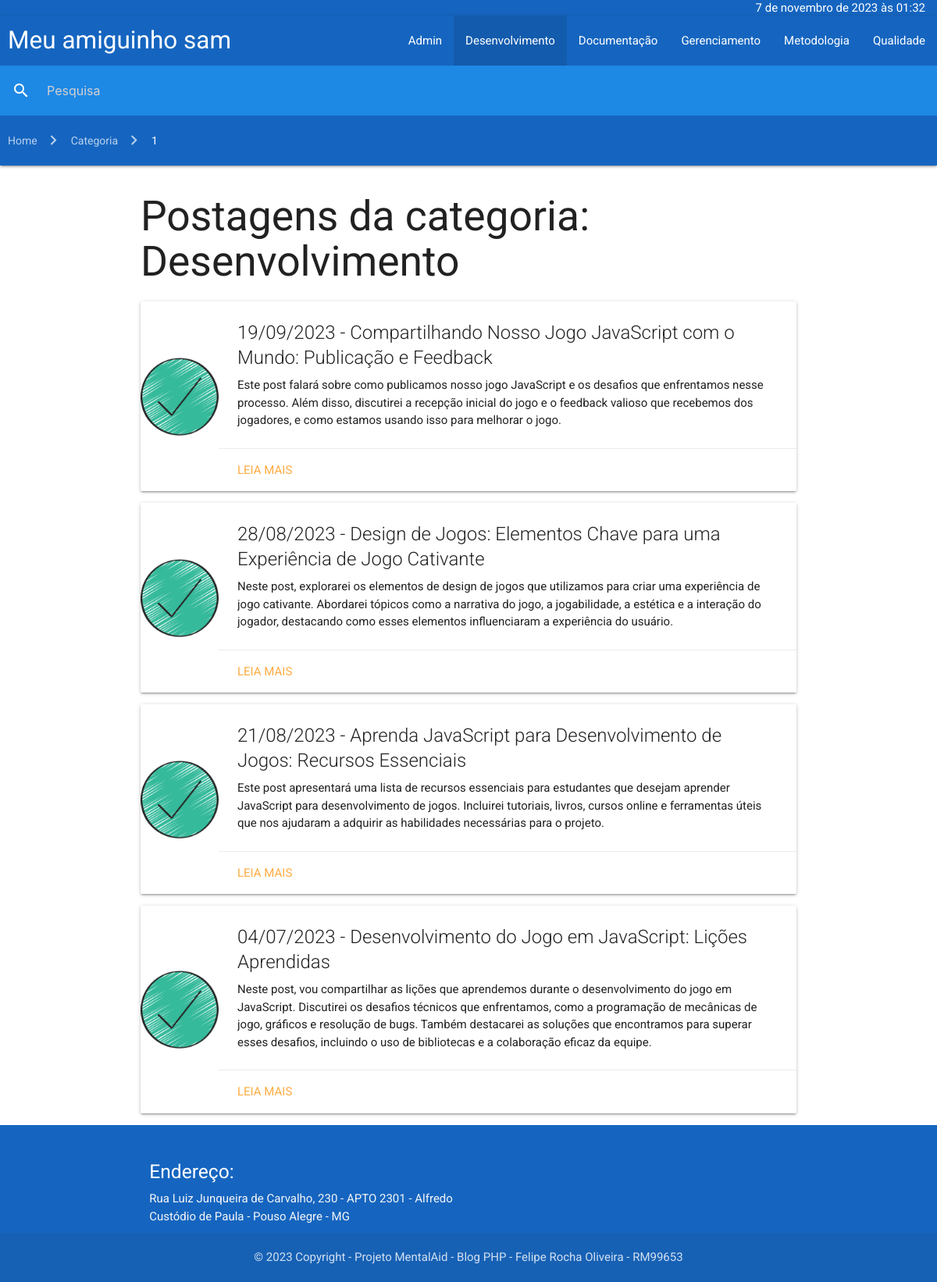
Page /categories/?id=1 on the committed database.
### tables this page shows
CREATE TABLE `categories` (
  `id` bigint(20) NOT NULL AUTO_INCREMENT,
  `name` varchar(100) NOT NULL,
  PRIMARY KEY (`id`)
);

CREATE TABLE `posts` (
  `id` bigint(20) NOT NULL AUTO_INCREMENT,
  `title` varchar(100) NOT NULL,
  `category_id` bigint(20) NOT NULL,
  `date_publication` date NOT NULL,
  `content` longtext NOT NULL,
  `image` varchar(150) NOT NULL,
  PRIMARY KEY (`id`),
  KEY `posts_FK` (`category_id`),
  CONSTRAINT `posts_FK` FOREIGN KEY (`category_id`) REFERENCES `categories` (`id`) ON UPDATE CASCADE
);

### core/DateFormat.php (called while the page is built, shortened)
<?php
class DateFormat
{
    private DateTime $date;
    private string $locale;
    private string $timezone;
    public function __construct(string $date = 'now')
    {
        $this->date = new DateTime($date);
    }
    public function setLocale(string $locale): void
    {
        $this->locale = $locale;
    }
    public function setTimezone(string $timezone): void
    {
        $this->timezone = $timezone;
    }
    public function formatFullDatetime(): string
    {
        $formatter = new IntlDateFormatter(
            $this->locale,
            IntlDateFormatter::LONG,
            IntlDateFormatter::SHORT,
            $this->timezone,
            IntlDateFormatter::GREGORIAN
        );
        return $formatter->format($this->date);
    }
    public function formatDate(): string
    {
        $formatter = new IntlDateFormatter(
            $this->locale,
            IntlDateFormatter::SHORT,
            IntlDateFormatter::NONE,
            $this->timezone,
            IntlDateFormatter::GREGORIAN
        );
        return $formatter->format($this->date);
    }
}

### core/Database.php (called while the page is built, shortened)
<?php
class Database
{
    private string $dbName;
    private string $dbHost;
    private string $dbUser;
    private string $dbPass;
    public function __construct()
    {
        $this->dbName = getenv('DB_DATABASE');
        $this->dbHost = getenv('DB_HOST');
        $this->dbUser = getenv('DB_USERNAME');
        $this->dbPass = getenv('DB_PASSWORD');
    }
    public function query(string $query, array $attributes = [], bool $isSelect = false): object
    {
        $pdo = $this->connect();
        try {
            $pdo->beginTransaction();
            $dbConnect = $pdo->prepare($query, [PDO::ATTR_CURSOR => PDO::CURSOR_FWDONLY]);
            $dbConnect->execute($attributes);
            $success = $pdo->commit();
            if ($isSelect) {
                $data = $dbConnect->fetchAll(PDO::FETCH_CLASS);
                return $this->response($success, $data);
            }
            return $this->response($success);
        } catch (PDOException $exception) {
            $pdo->rollBack();
            return $this->response(false, [], $exception->getMessage());
        }
    }
    private function connect(): PDO
    {
        return new PDO($this->getDsn(), $this->dbUser, $this->dbPass);
    }
    private function getDsn(): string
    {
        return "mysql:dbname=$this->dbName;host=$this->dbHost";
    }
    private function response(bool $success = false, array $data = [], string $error = ''): object
    {
        return (object) [
            "success" => $success,
            "data" => $data,
            "error" => $error
        ];
    }
}

### core/Categories.php (called while the page is built, shortened)
<?php
class Categories
{
    private Database $DB;
    private array $categories;
    public function __construct()
    {
        $this->DB = new Database();
        $this->setCategories();
    }
    private function setCategories(): void
    {
        $response = $this->DB->query('SELECT * FROM categories ORDER BY name ASC', [], true);
        $this->categories = $response->data;
    }
    public function getAll(): array
    {
        return $this->categories;
    }
}

### core/Users.php (called while the page is built, shortened)
<?php
class Users
{
    private Database $DB;
    public function __construct()
    {
        $this->DB = new Database();
        $this->setCategories();
    }
    private function setCategories(): void
    {
        $response = $this->DB->query('SELECT * FROM users ORDER BY name ASC', [], true);
    }
}

### core/Session.php (called while the page is built, shortened)
<?php
class Session
{
    public function __construct()
    {
        $this->users = new Users();
    }
    public function sessionValid(): bool
    {
        if (empty($_SESSION['isLogged']) || empty($_SESSION['expireIn'])) {
            return false;
        }
        $now = new DateTime();
        $diff = $now->diff($_SESSION['expireIn']);
        return $diff->h <= 8;
    }
}

### core/Route.php (called while the page is built, shortened)
<?php
class Route
{
    public function generateBreadcrumbs(string $uri): array
    {
        $response = [];
        $url = parse_url($uri);
        $breadcrumbs = explode('/', $url['path']);
        $breadcrumbs[0] = 'home';
        if (!empty($url['query'])) {
            parse_str($url['query'], $query);
            if (!empty($query['id'])) {
                $breadcrumbs['id'] = $query['id'];
            }
        }
        foreach (array_filter($breadcrumbs) as $breadcrumb) {
            switch ($breadcrumb) {
                case 'home':
                    $response[] = $this->responseBreadcrumb('home', "/");
                    break;
                case 'categories':
                    $response[] = $this->responseBreadcrumb('categoria', "/$breadcrumb/");
                    break;
                default:
                    $response[] = $this->responseBreadcrumb($breadcrumb, $uri);
            }
        }
        return $response;
    }
    private function responseBreadcrumb($description, $url): object
    {
        return (object) [
            'description' => ucfirst($description),
            'url' => $url
        ];
    }
}

### core/Posts.php (called while the page is built, shortened)
<?php
class Posts
{
    private Database $DB;
    private int $categoryId;
    public function __construct()
    {
        $this->DB = new Database();
        $this->setPosts();
    }
    private function setPosts(): void
    {
        $response = $this->DB->query('
            SELECT
                posts.*, categories.name as categoryName
            FROM posts
                INNER JOIN categories ON categories.id = posts.category_id
            ORDER BY date_publication DESC
        ', [], true);
    }
    public function setCategoryId(string $id): void
    {
        $categoryModel = new \App\core\Categories();
        $category = $categoryModel->getOneById($id);
        $this->categoryId = (int) $category->id;
    }
    public function getAllByCategory(): array
    {
        $response = $this->DB->query('
            SELECT
                posts.*, categories.name as categoryName
            FROM posts
                INNER JOIN categories ON categories.id = posts.category_id
            WHERE categories.id = :categoryId
            ORDER BY date_publication DESC
        ', ['categoryId' => $this->categoryId], true);
        return $response->data;
    }
}

### categories/posts.php (the view, shortened to what this page needs)
<div class="container">
    <div class="col s2">
<?php
try {
    $postModel = new \App\core\Posts();
    $postModel->setCategoryId($_GET['id']);
    $posts = $postModel->getAllByCategory();
    $categoryName = $posts[0]->categoryName;
    echo "<h2 class=\"header\">Postagens da categoria: $categoryName</h2>";
    foreach ($posts as $post) {
        $formatDate = new \App\core\DateFormat($post->date_publication);
        $date = $formatDate->formatDate();
        echo "
            <div class=\"card horizontal hoverable\">
                <div class=\"card-image valign-wrapper\">
                    <img src=\"/public/images/$post->image\" width='100px' height='100px'>
                </div>
                <div class=\"card-stacked\">
                    <div class=\"card-content\">
                        <span class=\"card-title\">$date - $post->title</span>
                        <p id=\"limit-content\">$post->content</p>
                    </div>
                    <div class=\"card-action\">
                        <a href=\"/posts/?id=$post->id\">Leia mais</a>
                    </div>
                </div>
            </div>
    ";
    }
} catch (Exception $exception) {
    include "/var/www/views/empty.php";
}
?>
    </div>
</div>

### categories/index.php (shortened to what this page needs)
<!doctype html>
<html lang="pt-br">
<?php
include "../views/head.php";
?>
<body>
<?php
include "../views/header.php";
include "./posts.php";
include "../views/footer.php";
?>
</body>
</html>

### views/head.php (shortened to what this page needs)
<head>
    <link rel="stylesheet" href="https://cdnjs.cloudflare.com/ajax/libs/materialize/1.0.0/css/materialize.min.css">
    <link rel="stylesheet" href="/styles/global.css">
</head>

### views/header.php
<?php
$categoryModel= new \App\core\Categories();
$categories = $categoryModel->getAll();
$date = new \App\core\DateFormat();
$session = new \App\core\Session();
?>
<header>
    <nav class="nav-wrapper blue darken-3 nav-date">
        <div class="right">
            <?php echo $date->formatFullDatetime(); ?>
        </div>
    </nav>
    <nav>
        <div class="nav-wrapper blue darken-3">
            <a href="/" class="logo brand-logo">Meu amiguinho sam</a>
            <ul id="nav-mobile" class="right hide-on-med-and-down">
                <?php
                foreach ($categories as $category) {
                    $isActive = '';
                    if (isset($_GET['id']) && $_GET['id'] == $category->id) {
                        $isActive = 'active';
                    }
                    echo "<li class=\"$isActive\"><a href=\"/categories/?id=$category->id\">$category->name</a></li>";
                }
                ?>
            </ul>
            <?php
                if ($session->sessionValid()) {
                    $name = $_SESSION['name'];
                    echo "<ul id=\"nav-mobile\" class=\"right hide-on-med-and-down truncate\"><a href=\"/admin/\">$name</a></ul>";
                } else {
                    echo "<ul id=\"nav-mobile\" class=\"right hide-on-med-and-down\"><a href=\"/admin/\">Admin</a></ul>";
                }
            ?>
        </div>
    </nav>
    <?php
        include '/var/www/views/search.php';
        include '/var/www/views/breadcrumbs.php';
    ?>
</header>

### views/search.php
<nav>
    <div class="nav-wrapper blue darken-1">
        <form class="col s12" action="/search/" method="post" enctype="multipart/form-data">
            <div class="input-field">
                <input id="search" type="search" name="search" placeholder="Pesquisa" required>
                <label class="label-icon" for="search"><i class="material-icons">search</i></label>
                <i class="material-icons">close</i>
            </div>
        </form>
    </div>
</nav>

### views/breadcrumbs.php
<?php
    $route = new \App\core\Route('', $_GET);
    $breadcrumbs = $route->generateBreadcrumbs($_SERVER['REQUEST_URI']);
?>
<nav>
    <div class="nav-wrapper blue darken-3">
        <div class="col s11 breadcrumbs">
            <?php
                foreach ($breadcrumbs as $breadcrumb) {
                    echo "<a href=\"$breadcrumb->url\" class=\"breadcrumb\">$breadcrumb->description</a>";
                }
            ?>
        </div>
    </div>
</nav>

### views/footer.php
<footer class="page-footer blue darken-3">
    <div class="container">
        <div class="row">
            <div class="col l6 s12">
                <h5 class="white-text">Endereço:</h5>
                <p class="grey-text text-lighten-4">Rua Luiz Junqueira de Carvalho, 230 - APTO 2301 - Alfredo Custódio de Paula - Pouso Alegre - MG</p>
            </div>
        </div>
    </div>
    <div class="footer-copyright">
        <div class="container center">
            © 2023 Copyright - Projeto MentalAid - Blog PHP - Felipe Rocha Oliveira - RM99653
        </div>
    </div>
</footer>

### styles/global.css (style rules this page uses)
* { box-sizing: border-box; margin: 0; padding: 0; }
html, body { height: 100%; font-family: 'Roboto', sans-serif; }
a { cursor: pointer; }
.row { margin-bottom: 0 !important; }
.container { margin-top: 10px; margin-bottom: 10px; height: auto !important; }
.logo { margin-left: 10px; }
.nav-date { line-height: 20px !important; height: 20px !important; padding-right: 15px; }
.breadcrumbs { margin-left: 10px; }
.breadcrumb { font-size: 14px; }
#limit-content { overflow: hidden; text-overflow: ellipsis; max-height: 100px; }

### rows in the picture
categories: name "Desenvolvimento"
categories: name "Documentação"
categories: name "Gerenciamento"
categories: name "Metodologia"
categories: name "Qualidade"
posts: image (picture), date_publication "19/09/2023", title "Compartilhando Nosso Jogo JavaScript com o Mundo: Publicação e Feedback", content "Este post falará sobre como publicamos nosso jogo JavaScript e os desafios que enfrentamos nesse processo. Além disso, discutirei a recepção inicial do jogo e o feedback valioso que recebemos dos jogadores, e como estamos usando isso para melhorar o jogo."
posts: image (picture), date_publication "28/08/2023", title "Design de Jogos: Elementos Chave para uma Experiência de Jogo Cativante", content "Neste post, explorarei os elementos de design de jogos que utilizamos para criar uma experiência de jogo cativante. Abordarei tópicos como a narrativa do jogo, a jogabilidade, a estética e a interação do jogador, destacando como esses elementos influenciaram a experiência do usuário."
posts: image (picture), date_publication "21/08/2023", title "Aprenda JavaScript para Desenvolvimento de Jogos: Recursos Essenciais", content "Este post apresentará uma lista de recursos essenciais para estudantes que desejam aprender JavaScript para desenvolvimento de jogos. Incluirei tutoriais, livros, cursos online e ferramentas úteis que nos ajudaram a adquirir as habilidades necessárias para o projeto."
posts: image (picture), date_publication "04/07/2023", title "Desenvolvimento do Jogo em JavaScript: Lições Aprendidas", content "Neste post, vou compartilhar as lições que aprendemos durante o desenvolvimento do jogo em JavaScript. Discutirei os desafios técnicos que enfrentamos, como a programação de mecânicas de jogo, gráficos e resolução de bugs. Também destacarei as soluções que encontramos para superar esses desafios, incluindo o uso de bibliotecas e a colaboração eficaz da equipe."

### other values in the picture
$date->formatFullDatetime() "7 de novembro de 2023 às 01:32"
$breadcrumb->description "Home"
$breadcrumb->description "Categoria"
$breadcrumb->description "1"
